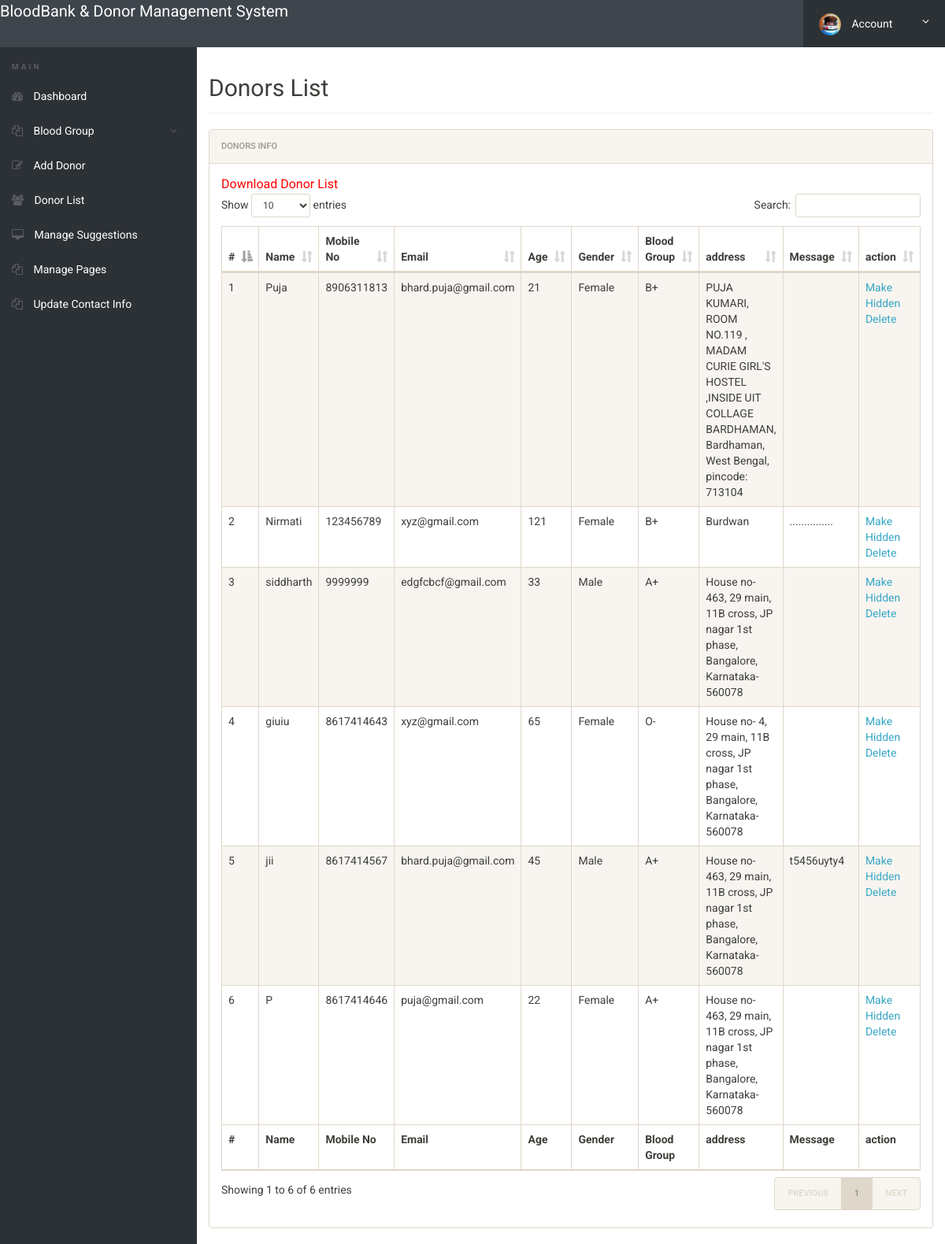
/admin/donor-list.php (signed in), run on the app's committed database.
### tables this page shows
CREATE TABLE `tblblooddonars` (
  `id` int(11) NOT NULL,
  `FullName` varchar(100) DEFAULT NULL,
  `MobileNumber` char(11) DEFAULT NULL,
  `EmailId` varchar(100) DEFAULT NULL,
  `Gender` varchar(20) DEFAULT NULL,
  `Age` int(11) DEFAULT NULL,
  `BloodGroup` varchar(20) DEFAULT NULL,
  `Address` varchar(255) DEFAULT NULL,
  `Message` mediumtext,
  `PostingDate` timestamp NOT NULL DEFAULT CURRENT_TIMESTAMP,
  `status` int(1) DEFAULT NULL,
  `image` varchar(255) NOT NULL
);

### admin/donor-list.php (the view, shortened to what this page needs)
<?php
include('includes/config.php');
if(strlen($_SESSION['alogin'])==0)
	{
header('location:index.php');
}
else{
 ?>
<!doctype html>
<html lang="en" class="no-js">
<head>
	<link rel="stylesheet" href="css/font-awesome.min.css">
	<link rel="stylesheet" href="css/bootstrap.min.css">
	<link rel="stylesheet" href="css/dataTables.bootstrap.min.css">
	<link rel="stylesheet" href="css/bootstrap-social.css">
	<link rel="stylesheet" href="css/bootstrap-select.css">
	<link rel="stylesheet" href="css/fileinput.min.css">
	<link rel="stylesheet" href="css/awesome-bootstrap-checkbox.css">
	<link rel="stylesheet" href="css/style.css">
</head>
<body>
	<?php include('includes/header.php');?>
	<div class="ts-main-content">
		<?php include('includes/leftbar.php');?>
		<div class="content-wrapper">
			<div class="container-fluid">
				<div class="row">
					<div class="col-md-12">
						<h2 class="page-title">Donors List</h2>
						<div class="panel panel-default">
							<div class="panel-heading">Donors Info</div>
							<div class="panel-body">
				<a href="download-records.php" style="color:red; font-size:16px;">Download Donor List</a>
								<table id="zctb" class="display table table-striped table-bordered table-hover" cellspacing="0" width="100%">
									<thead>
										<tr>
										<th>#</th>
											<th>Name</th>
											<th>Mobile No</th>
											<th>Email</th>
											<th>Age</th>
											<th>Gender</th>
											<th>Blood Group</th>
											<th>address</th>
											<th>Message </th>
											<th>action </th>
										</tr>
									</thead>
									<tfoot>
										<tr>
										<th>#</th>
										<th>Name</th>
											<th>Mobile No</th>
											<th>Email</th>
											<th>Age</th>
											<th>Gender</th>
											<th>Blood Group</th>
											<th>address</th>
											<th>Message </th>
											<th>action </th>
										</tr>
									</tfoot>
									<tbody>
<?php $sql = "SELECT * from  tblblooddonars ";
$query = $dbh -> prepare($sql);
$query->execute();
$results=$query->fetchAll(PDO::FETCH_OBJ);
$cnt=1;
if($query->rowCount() > 0)
{
foreach($results as $result)
{				?>
										<tr>
											<td><?php echo htmlentities($cnt);?></td>
											<td><?php echo htmlentities($result->FullName);?></td>
											<td><?php echo htmlentities($result->MobileNumber);?></td>
											<td><?php echo htmlentities($result->EmailId);?></td>
												<td><?php echo htmlentities($result->Age);?></td>
											<td><?php echo htmlentities($result->Gender);?></td>
											<td><?php echo htmlentities($result->BloodGroup);?></td>
											<td><?php echo htmlentities($result->Address);?></td>
											<td><?php echo htmlentities($result->Message);?></td>
										<td>
<?php if($result->status==1)
{?>
<a href="donor-list.php?hidden=<?php echo htmlentities($result->id);?>" onclick="return confirm('Do you really want to hiidden this detail')"> Make Hidden</a>
<?php } else {?>
<a href="donor-list.php?public=<?php echo htmlentities($result->id);?>" onclick="return confirm('Do you really want to Public this detail')"> Make Public</a>
<?php } ?>
<a href="donor-list.php?del=<?php echo htmlentities($result->id);?>" onclick="return confirm('Do you really want to delete this record')"> Delete</a>
</td>
										</tr>
										<?php $cnt=$cnt+1; }} ?>
									</tbody>
								</table>
							</div>
						</div>
					</div>
				</div>
			</div>
		</div>
	</div>
</body>
</html>
<?php } ?>

### admin/css/style.css (style rules this page uses)
html { font-size: 14px; }
@media only screen and (min-width: 480px) { html { font-size: 17px; } }
@media only screen and (min-width: 768px) { html { font-size: 14px; } }
body { font-size: 1em; }
a { color: #37a6c4; }
.panel { overflow: hidden; }
.page-title { padding-bottom: 15px; margin-bottom: 20px; border-bottom: 1px solid #f0f0f0; }
.ts-main-content .content-wrapper { padding-top: 15px; margin-top: 60px; }
@media only screen and (min-width: 992px) { .ts-main-content .content-wrapper { margin-left: 250px; } }

### data on the page
tblblooddonars: FullName "Puja", MobileNumber "8906311813", EmailId "bhard.puja@gmail.com", Age "21", Gender "Female", BloodGroup "B+", Address "PUJA KUMARI, ROOM NO.119 , MADAM CURIE GIRL'S HOSTEL ,INSIDE UIT COLLAGE BARDHAMAN, Bardhaman, West Bengal, pincode: 713104"
tblblooddonars: FullName "Nirmati", MobileNumber "123456789", EmailId "xyz@gmail.com", Age "121", Gender "Female", BloodGroup "B+", Address "Burdwan", Message "..............."
tblblooddonars: FullName "siddharth", MobileNumber "9999999", EmailId "edgfcbcf@gmail.com", Age "33", Gender "Male", BloodGroup "A+", Address "House no- 463, 29 main, 11B cross, JP nagar 1st phase, Bangalore, Karnataka-560078"
tblblooddonars: FullName "giuiu", MobileNumber "8617414643", EmailId "xyz@gmail.com", Age "65", Gender "Female", BloodGroup "O-", Address "House no- 4, 29 main, 11B cross, JP nagar 1st phase, Bangalore, Karnataka-560078"
tblblooddonars: FullName "jii", MobileNumber "8617414567", EmailId "bhard.puja@gmail.com", Age "45", Gender "Male", BloodGroup "A+", Address "House no- 463, 29 main, 11B cross, JP nagar 1st phase, Bangalore, Karnataka-560078", Message "t5456uyty4"
tblblooddonars: FullName "P", MobileNumber "8617414646", EmailId "puja@gmail.com", Age "22", Gender "Female", BloodGroup "A+", Address "House no- 463, 29 main, 11B cross, JP nagar 1st phase, Bangalore, Karnataka-560078"
